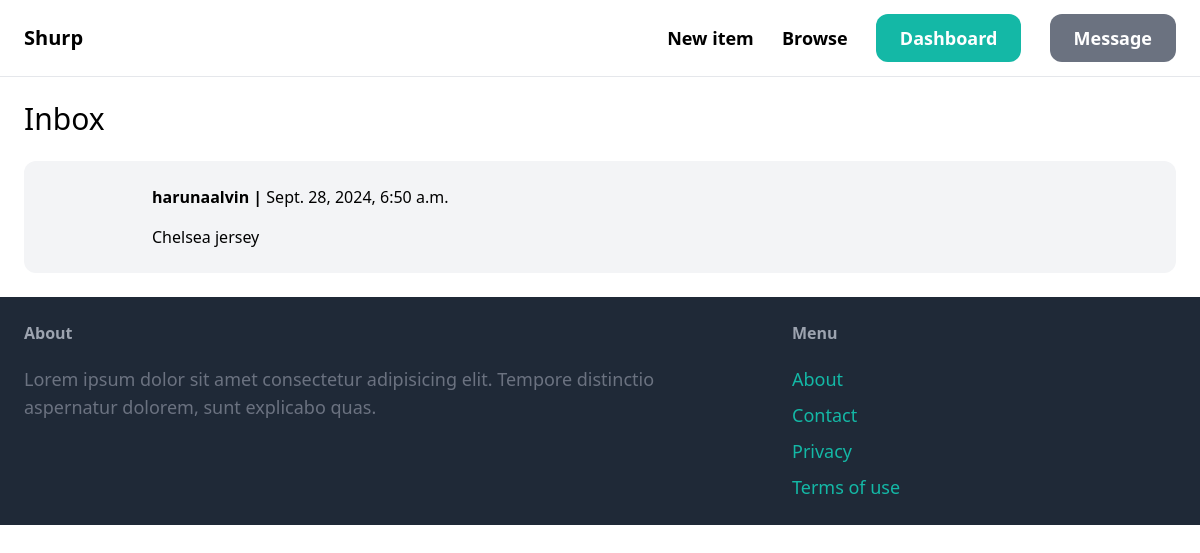
The page /inbox/ (signed in) on the database its author committed.
### conversation/models.py (models this page shows)
class Conversation(models.Model):
    item = models.ForeignKey(Item, related_name='conversations', on_delete=models.CASCADE)
    members = models.ManyToManyField(User, related_name='conversations')
    created_at = models.DateTimeField(auto_now_add=True)
    modified_at = models.DateTimeField(auto_now=True)
    class Meta:
        ordering = ('-modified_at',)

### item/models.py (models this page shows, shortened)
class Item(models.Model):
    category = models.ForeignKey(Category, related_name='items', on_delete=models.CASCADE)
    name = models.CharField(max_length=255)
    description = models.TextField(blank=True, null=True)
    price = models.FloatField()
    image = models.ImageField(upload_to='item_images', blank=True,  null=True)
    is_sold = models.BooleanField(default=False)
    created_by = models.ForeignKey(User, related_name='items', on_delete=models.CASCADE)
    created_at = models.DateTimeField(auto_now_add=True)

### conversation/views.py (the view)
# urls.py: path('', views.inbox, name='inbox'),
@login_required
def inbox(request):
    conversations = Conversation.objects.filter(members__in=[request.user.id])
    return render(request, 'conversation/inbox.html', {
        'conversations': conversations
    })

### conversation/templates/conversation/inbox.html (shortened to what this page needs)
{% extends 'core/base.html' %}
{% block content %}
<h1 class="mb-6 text-3xl">Inbox</h1>
<div class="space-y-6">
    {% for conversation in conversations %}
        <a href="{% url 'conversation:detail' conversation.id %}">
            <div class="p-6 flex bg-gray-100 rounded-xl">
                <div class="pr-6">
                </div>
                <div class="">
                    {% for member in conversation.members.all %}
                        {% if member != request.user %}
                            <p class="mb-4"><strong>{{ member.username }} | </strong> {{ conversation.modified_at }}</p>
                            <p>{{ conversation.item.name }}</p>
                        {% endif %}
                    {% endfor %}
                </div>
            </div>
        </a>
    {% endfor %}
</div>
{% endblock %}

### rows shown on the page
Conversation: modified_at "Sept. 28, 2024, 6:50 a.m.", item.name "Chelsea jersey"

### other values the page prints
{{ member.username }} "harunaalvin"
